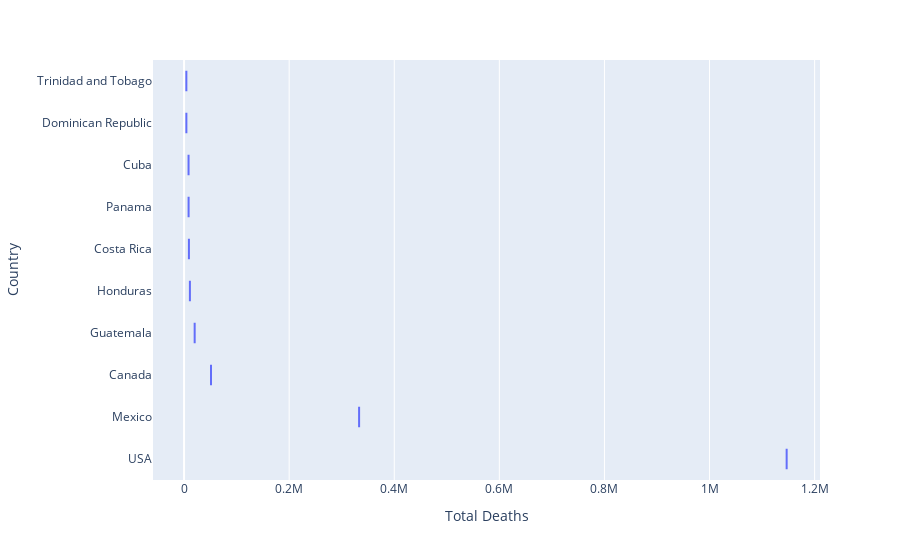

The cell this chart's notebook holds for it:
### Code cell
continent = pd.DataFrame(covid_df[covid_df["Continent"] == "North America"].nlargest(columns="Total Deaths", n=10))
fig = px.box(continent, x="Total Deaths", y="Country")

fig.show()

### Figure 1 — Plotly figure (JSON) as saved in the notebook; plotly's stock layout.template omitted (floating-point values rounded to 4 significant figures)
{"data": [{"alignmentgroup": "True", "hovertemplate": "Total Deaths=%{x}<br>Country=%{y}<extra></extra>", "legendgroup": "", "marker": {"color": "#636efa"}, "name": "", "notched": false, "offsetgroup": "", "orientation": "h", "showlegend": false, "type": "box", "x": [1146740, 333100, 51249, 20178, 11111, 9230, 8604, 8530, 4384, 4347], "x0": " ", "xaxis": "x", "y": ["USA", "Mexico", "Canada", "Guatemala", "Honduras", "Costa Rica", "Panama", "Cuba", "Dominican Republic", "Trinidad and Tobago"], "y0": " ", "yaxis": "y"}], "layout": {"boxmode": "group", "legend": {"tracegroupgap": 0}, "margin": {"t": 60}, "xaxis": {"anchor": "y", "domain": [0, 1], "title": {"text": "Total Deaths"}}, "yaxis": {"anchor": "x", "domain": [0, 1], "title": {"text": "Country"}}}}
